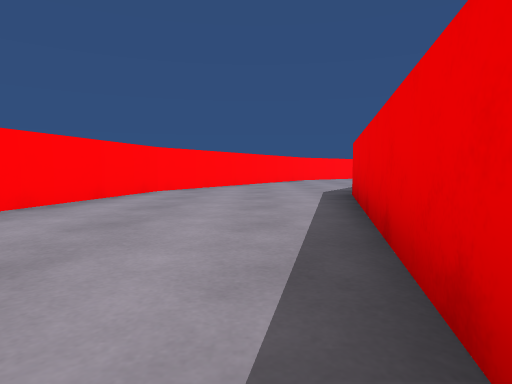
View 1 (above)

13 first-person views from a walk through a scene from a Unity 3-D project. The camera is 0.51 m above the floor, tilts 4° down and sees 75° across. The floor is counted in squares, 1 m on a side. Each view is taken from the middle of a square. On the plan, view 1 faces up. The plan holds only what a view shows up to about 9 squares ahead; the rest is blank. The place goes on beyond the plan. The player is left out.

View 2
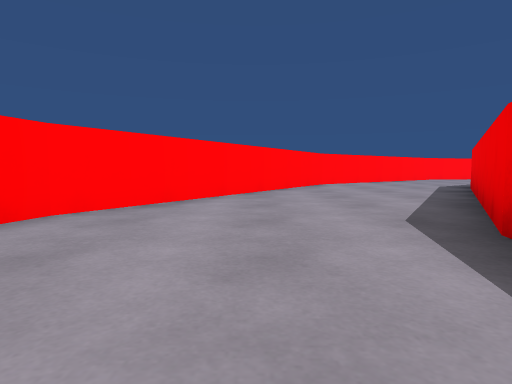

View 3
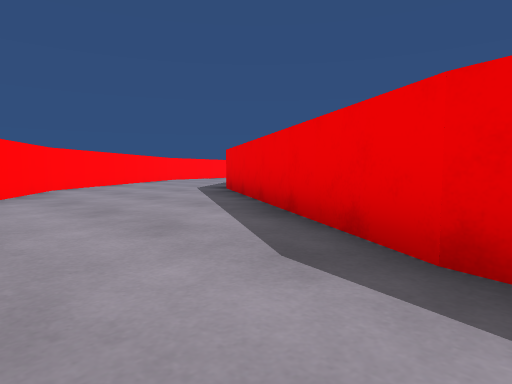

View 4
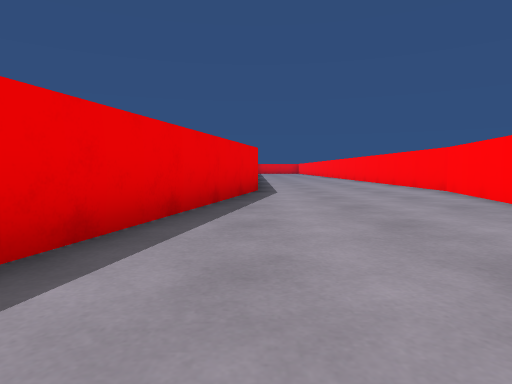

View 5
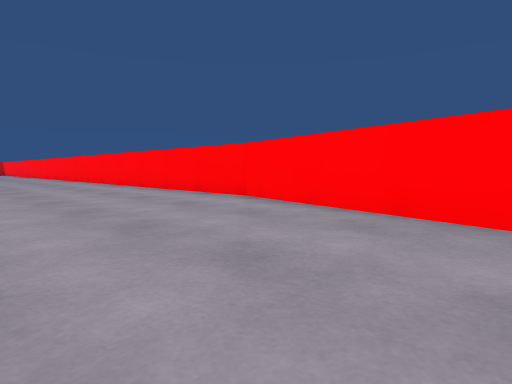

View 6
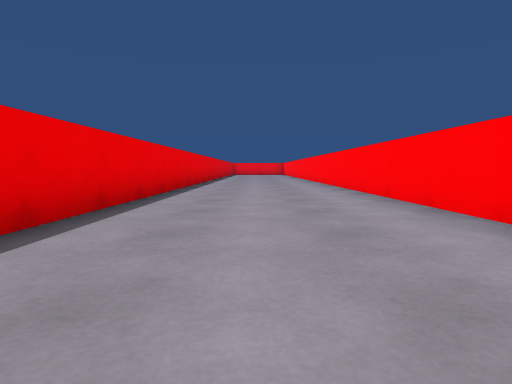

View 7
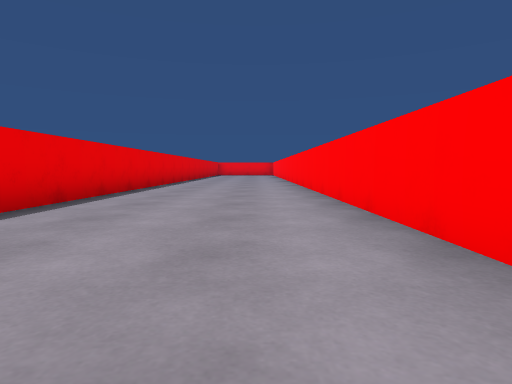

View 8
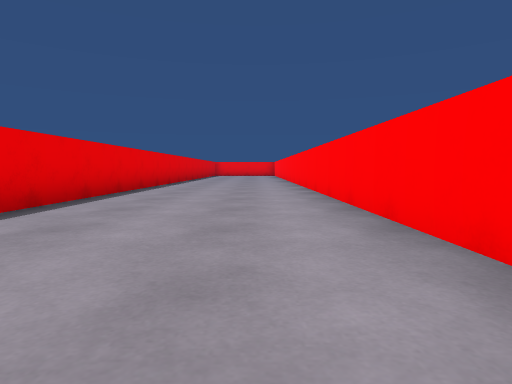

View 9
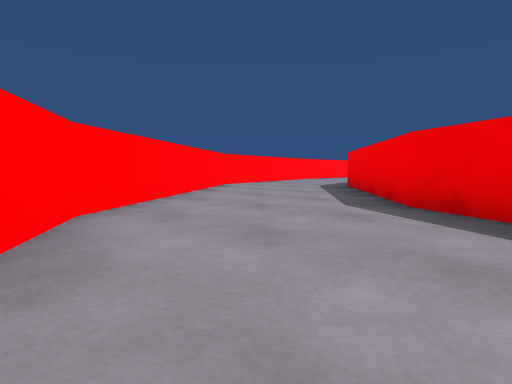

View 10
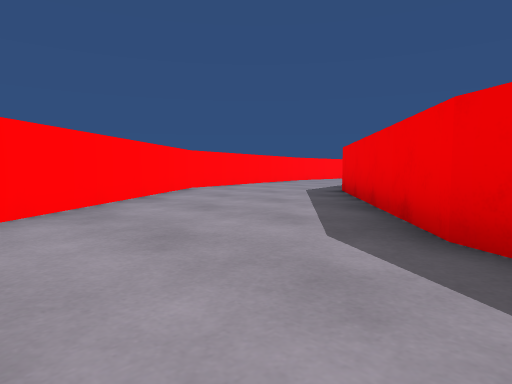

View 11
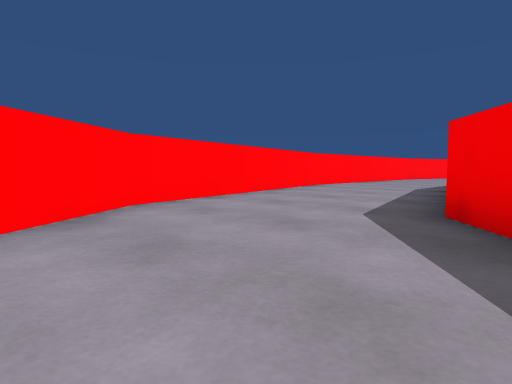

View 12
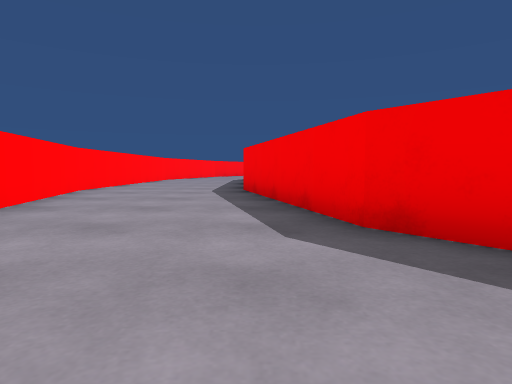

View 13
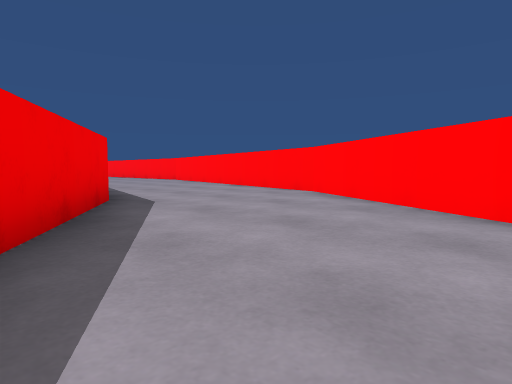

### Floor plan
Points are (right, up) in squares from view 1. A wall is a line through its corners. A room is listed if a view was taken in it or the views show most of it. See-through windows are left out.
Room 1 (views 1, 2, 3, 4, 5, 6, 7, 8, 9, 10, 11, 13)
walls: (0, -1.8) (1.9, 6.5) (5.6, 12.7) (7, 13.8); (-4.3, -1.5) (-4.3, -10.5); (0, -10.5) (0, -2.5); (5, 17.1) (2.1, 14.9) (-2.2, 7.6) (-4.3, -1.6)
ways out: opening at (6.5, 15.5) to room 2
Room 2 (view 12)
walls: (16.1, 21.1) (14.7, 21.1); (14.9, 21.2) (8.1, 19.5) (5, 17.1); (7, 13.8) (9.9, 16.1) (15, 17.3)
ways out: opening at (6.5, 15.5) to room 1

Positions as (right, up) in squares from view 1, and headings:
1: (0, 0), facing up
2: (0, 4), facing up
3: (0, 6), facing up-right
4: (0, 6), facing down
5: (0, 3), facing down-left
6: (-2, 0), facing down
7: (-3, -2), facing down
8: (-3, -4), facing down
9: (1, 11), facing up-right
10: (3, 12), facing up-right
11: (6, 15), facing up-right
12: (7, 17), facing right
13: (4, 12), facing down-left
